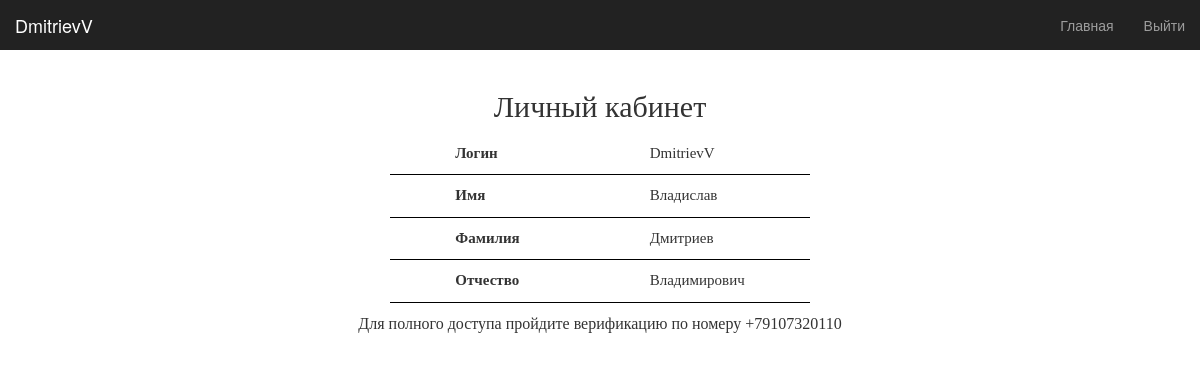
The app's page /profile (signed in) with its own data.
### models.py (models this page shows)
class User(UserMixin, db.Model):
    __table_name__ = 'user'
    id = db.Column(db.Integer, primary_key=True)
    user_lvl = db.Column(db.Integer)
    username = db.Column(db.String(30), unique=True)
    name = db.Column(db.String(30), unique=False)
    surname = db.Column(db.String(30), unique=False)
    midname = db.Column(db.String(30), unique=False)
    ticket = db.Column(db.String(50), unique=False)
    enddate = db.Column(db.String(50), unique=False)
    password = db.Column(db.String(80))
    created_on = db.Column(db.DateTime(), default=datetime.utcnow)
    timelines = db.relationship('Date', secondary=user_time, backref='user')

### app.py (the view)
@app.route('/profile')
@login_required
def profile():
    data = models.Date.query.all()
    return render_template('profile.html', username=current_user.username, name=current_user.name, surname=current_user.surname, midname=current_user.midname, enddate=current_user.enddate, ticket=current_user.ticket, user_lvl=current_user.user_lvl)

### app.py (called while the page is built)
@login_manager.user_loader
def load_user(user_id):
    return models.User.query.get(int(user_id))

### templates/profile.html (shortened to what this page needs)
{% extends "bootstrap/base.html" %}
{% block styles %}
{{super()}}
    <link rel="stylesheet" href="{{url_for('.static', filename='profile.css')}}">
    <link rel="stylesheet" href="{{url_for('.static', filename='fonts.css')}}" />
{% endblock %}
{% block content %}
<nav class="navbar navbar-inverse navbar-fixed-top">
    <div class="container-fluid">
        <div class="navbar-header">
            <a class="navbar-brand" href="#">{{ username }}</a>
        </div>
        <div id="navbar" class="navbar-collapse collapse">
            <ul class="nav navbar-nav navbar-right">
                <li><a href="{{ url_for('home') }}">Главная</a></li>
                <li><a href="{{ url_for('logout') }}">Выйти</a></li>
            </ul>
        </div>
    </div>
</nav>
    <div class="container">
    <div class="profile">
    <h2>Личный кабинет</h2>
    <table>
        <tr><td>Логин</td><td>{{ username }}</td></tr>
        <tr><td>Имя</td><td>{{ name }}</td></tr>
        <tr><td>Фамилия</td><td>{{ surname }}</td></tr>
        <tr><td>Отчество</td><td>{{ midname }}</td></tr>
    </table>
        {% if user_lvl ==3 %}
        <p>Для полного доступа пройдите верификацию по номеру +79107320110</p>
        {% endif %}
    </div>
{% endblock %}

### static/profile.css (style rules this page uses)
body { padding-top: 70px; }
.navbar-fixed-top { border: 0; }
.profile { font-family: 'Proxima Nova Regular', serif; font-size: 15px; }
.profile h2 { text-align: center; }
.profile table { margin: 0 auto; }
.profile td { padding: 10px 65px; border-bottom: 1px black solid; }
.profile td:nth-child(2n - 1) { font-weight: bold; }
.profile p { text-align: center; margin-top: 10px; font-size: 16px; }

### records on screen
User: username "DmitrievV", name "Владислав", surname "Дмитриев", midname "Владимирович"
